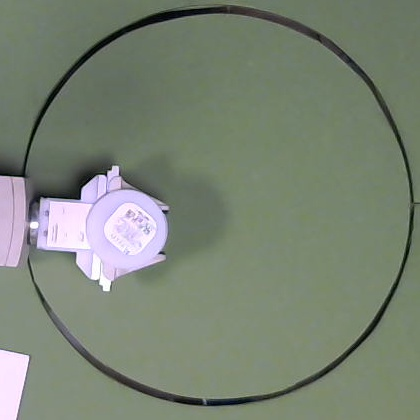
#> input picture vision/Net/images_test-orig/img_103.jpg, 420 x 420 px
$ python -i bincam.py   (imports and definitions only)
#> lines starting #> are read from the running program, lines starting #| are printed output that depends on the picture
import cv2
import numpy as np
import constants
import datetime
import os

def dist(loc1, loc2):
    d_squared = dist_squared(loc1, loc2)
    return d_squared ** (.5)

    # attempting to reduce as much computation as possible
# [25 lines left out: functions dist_squared, mapRange, not called in this run]


class BinaryCamera():

    tolerance = 2000                        # tolerance from distance around ring's border
    lower_green = np.array([30,10,0])       # table's lowest shade of green
    upper_green = np.array([70,140,180])    # highest green
    lower_black = (0,0,0)                   # ring's lowest black
    upper_black = (130,130,130)             # highest black
    intermediate_green = [120, 180, 120]    # intermediate green value (between range)


    def __init__(self, meta=''):
        """
        meta -  path to file with calibration data (x,y\ndistance), e.g.
                212,207
                200.85
        """
        self.vc = None
        self.recorder = None

        f = open(meta, 'r')
        self.maxRedLoc = [ int(x) for x in f.readline().split(',') ]
        self.d = int(float(f.readline()))
        self.d_squared = self.d * self.d
        f.close()
        self.recording = []

    def open(self):
        self.vc = cv2.VideoCapture(0)

    def close(self):
        if self.is_open():
            self.vc.release()

    def is_open(self):
        return self.vc is not None and self.vc.isOpened()

    # [48 lines left out: functions read_frame, read_binary_frame, pipe, not called in this run]

    def destroy(self):
        cv2.destroyAllWindows()

    # [11 lines left out: function save_recording, not called in this run]

>>> import cv2
>>> picture = cv2.imread('../images_test-orig/img_103.jpg', cv2.IMREAD_GRAYSCALE)
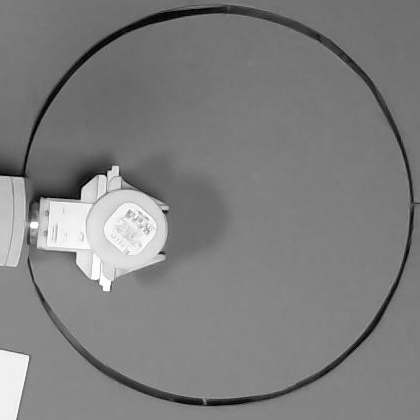
#> picture: shape (420, 420); min 0, max 255, mean 126.6
>>> result = BinaryCamera().pipe(picture)
#> (the run stopped early here; a loop or call above may not have finished)

$ run again, on vision/Net/images_test-orig/img_1054.jpg
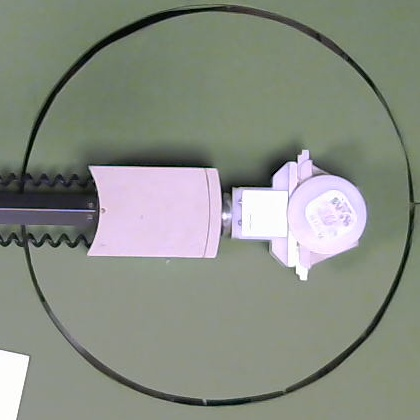
#> input picture vision/Net/images_test-orig/img_1054.jpg, 420 x 420 px
#> `picture = cv2.imread('../images_test-orig/img_103.jpg', cv2.IMREAD_GRA..`:
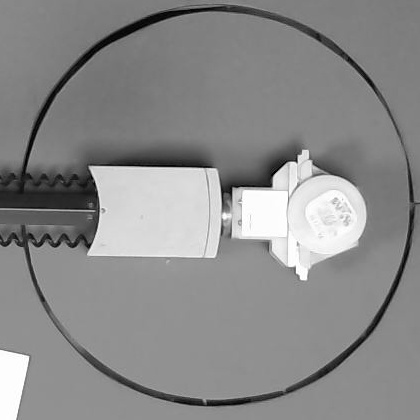
#> picture: shape (420, 420); min 0, max 255, mean 138.4

$ run again, on vision/Net/images_test-orig/img_1134.jpg
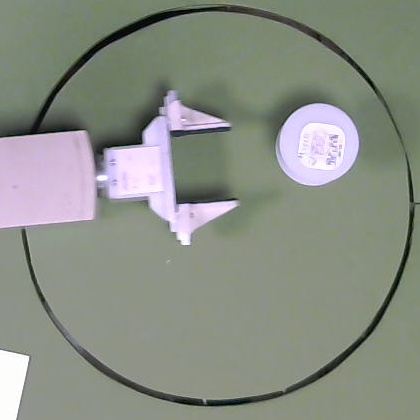
#> input picture vision/Net/images_test-orig/img_1134.jpg, 420 x 420 px
#> `picture = cv2.imread('../images_test-orig/img_103.jpg', cv2.IMREAD_GRA..`:
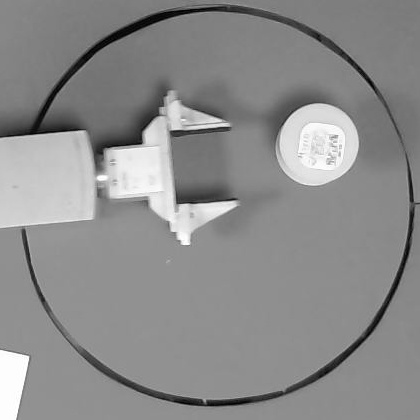
#> picture: shape (420, 420); min 0, max 255, mean 139.8
